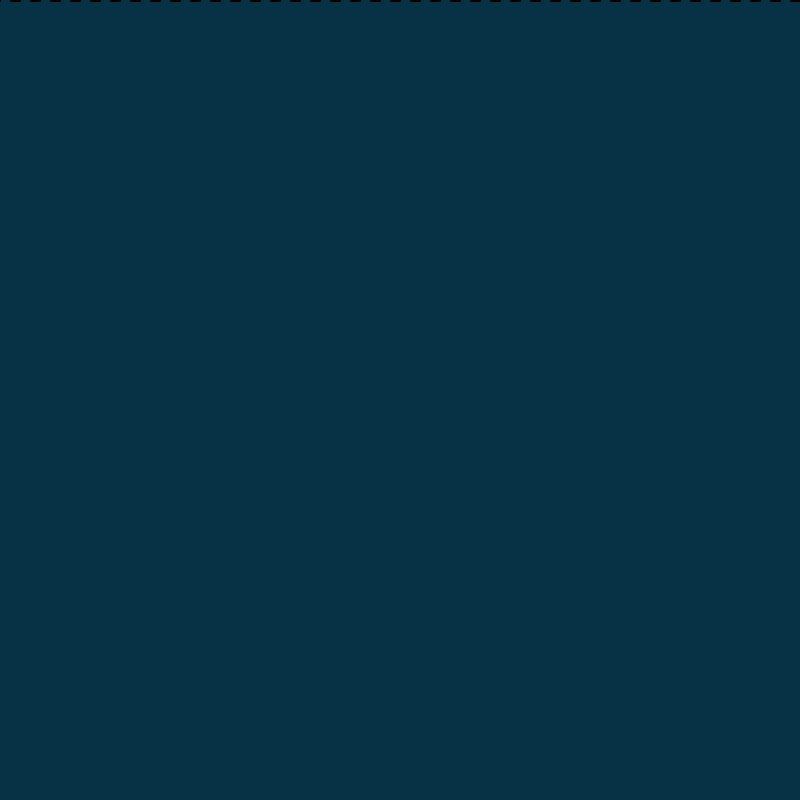
Frame 1 (no input)
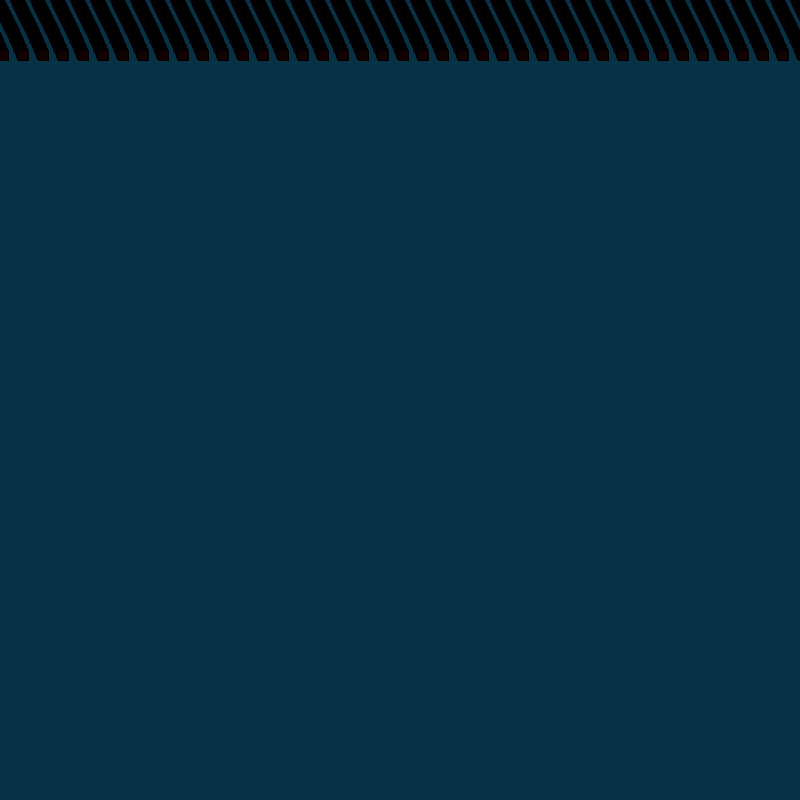
Frame 60 (the mouse pressed at the canvas centre just before this capture)
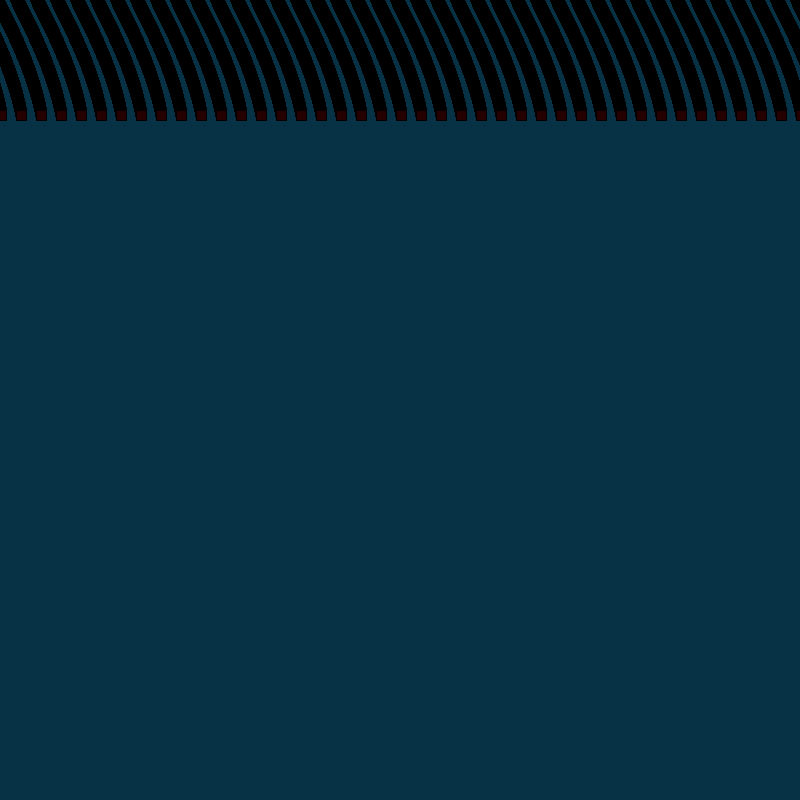
Frame 120 (the mouse held since frame 60 and released just before this capture)

The Processing sketch that drew these frames (run headless with seeded random() and noise(); from frame 60 on, the mouse is pressed at the canvas centre):

// Processing sketch: Week9_Ocillation_
// ── Week9_Ocillation_.pde
float x;
float y;
float amp;
float rate;
float angle;
color c;

void setup() {
  size(800, 800);
      background(7, 50, 70);

  angle=0;
  rate=0.01;
  amp=50;
}

void draw() {


  angle+=rate;
 
  x=-70+ sin(angle)*amp;
  y++;
  
float c= map(y,0,width,0,255);
fill(c,0,0);

for(int i=0; i<50; i++){
  x+=20;
   rect(x, y-10, 10, 10);
  rect(x+20, y-10, 5, 5);
}




//pushMatrix();
//angle++;
//rotate(radians(angle));
//popMatrix();

   
}
